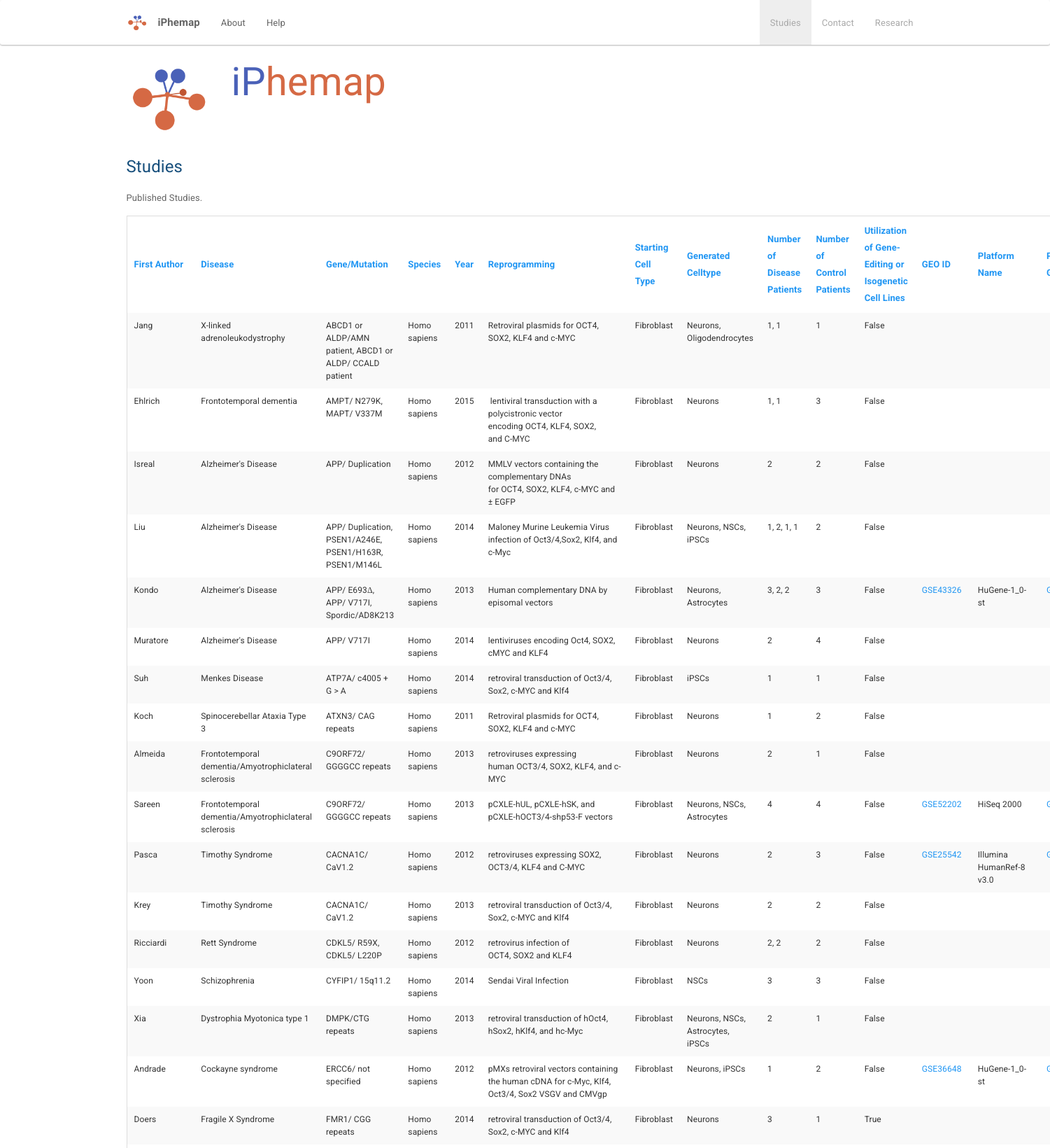
The page /studies?sort=snp (upper part) on the database its author committed.
### ipscdb/models.py (models this page shows, shortened)
class Study(models.Model):
  first_author        = models.CharField(max_length=1000)
  disease             = models.CharField(max_length=1000)
  snp                 = models.CharField(max_length=1000)
  species             = models.CharField(max_length=1000)
  year                = models.IntegerField(default=0)
  reprogramming_type  = models.CharField(max_length=1000)
  starting_cell_type  = models.CharField(max_length=1000)
  target_cell_type    = models.CharField(max_length=1000)
  disease_patients    = models.CharField(max_length=1000)
  control_patients    = models.CharField(max_length=1000)
  utilization         = models.BooleanField(default=False)
  geoid               = models.CharField(max_length=1000)
  platform_name       = models.CharField(max_length=1000)
  platform_geo_id     = models.CharField(max_length=1000)
  pmid                = models.IntegerField(default=0)
  class Meta:
    ordering          = ('year',)

### ipscdb/views.py (the view)
# urls.py: url(r'^studies$', views.studies),
def studies(request):
    pmid = request.GET.get('pmid', 0)
    sort_mode = request.GET.get('sort', '')
    studies = Study.objects.all()
    if sort_mode:
        try:
            studies = studies.order_by(sort_mode)
        except: pass
    return render_to_response('ipscdb/studies.html', {
        'studies' : studies,
        'selected_pmid' : int(pmid),
        'request' : {'path' : request.path},
        })

### ipscdb/templates/ipscdb/studies.html (shortened to what this page needs)
{% extends "ipscdb/default.html" %}
{% block content %}
<h4>Studies</h4>
<p>Published Studies.</p>
<div>
  <table class="responsive">
    <tr>
      <th><a href="studies?sort=first_author">First Author</a></th>
      <th><a href="studies?sort=disease">Disease</a></th>
      <th><a href="studies?sort=snp">Gene/Mutation</a></th>
      <th><a href="studies?sort=species">Species</a></th>
      <th><a href="studies?sort=year">Year</a></th>
      <th><a href="studies?sort=reprogramming_type">Reprogramming</a></th>
      <th><a href="studies?sort=starting_cell_type">Starting Cell Type </a></th>
      <th><a href="studies?sort=target_cell_type">Generated Celltype</a></th>
      <th><a href="studies?sort=disease_patients">Number of Disease Patients</a></th>
      <th><a href="studies?sort=control_patients">Number of Control Patients</a></th>
      <th><a href="studies?sort=utilization">Utilization of Gene-Editing or Isogenetic Cell Lines </a></th>
      <th><a href="studies?sort=geoid">GEO ID</a></th>
      <th><a href="studies?sort=platform_name">Platform Name</a></th>
      <th><a href="studies?sort=platform_geo_id">Platform GEO</a></th>
    </tr>
    {% for study in studies %}
      {% if study.pmid == selected_pmid %}
      <tr style="border: 3px solid #000;" id="{{ study.pmid }}">
      {% else %}
      <tr id="{{ study.pmid }}">
      {% endif %}
        <td>{{ study.first_author       }}</td>
        <td>{{ study.disease            }}</td>
        <td>{{ study.snp                }}</td>
        <td>{{ study.species            }}</td>
        <td>{{ study.year               }}</td>
        <td>{{ study.reprogramming_type }}</td>
        <td>{{ study.starting_cell_type }}</td>
        <td>{{ study.target_cell_type   }}</td>
        <td>{{ study.disease_patients   }}</td>
        <td>{{ study.control_patients   }}</td>
        <td>{{ study.utilization        }}</td>
        <td><a href="http://www.ncbi.nlm.nih.gov/geo/query/acc.cgi?acc={{ study.geoid }}">{{ study.geoid }}</a></td>
        <td>{{ study.platform_name     }}</td>
        <td><a href="http://www.ncbi.nlm.nih.gov/geo/query/acc.cgi?acc={{ study.platform_geo_id }}">{{ study.platform_geo_id }}</a></td>
      </tr>
    {% endfor %}
  </table>
</div>
{% endblock %}

### ipscdb/static/css/main.css (style rules this page uses)
body { background: #fff; font-family: Roboto; }
h4 { margin-bottom: 20px; color: #174f7c !important; }

### ipscdb/static/css/responsive-tables.css (style rules this page uses)
table th { font-weight: bold; }
table td,table th { padding: 9px 10px; text-align: left; }
table { border-collapse: collapse; border-spacing: 0; }
table { background: #fff; -moz-border-radius: 3px; -webkit-border-radius: 3px; border-radius: 3px; margin: 0 0 18px; border: 1px solid #ddd; }
table thead tr th,table tfoot tr th,table tbody tr td,table tr td,table tfoot tr td { font-size: 12px; line-height: 18px; text-align: left; }
table tbody tr:nth-child(even) { background: #f9f9f9; }
table tbody tr td { color: #333; padding: 9px 10px; vertical-align: top; border: none; }

### rows shown on the page
Study: first_author "Jang", disease "X-linked adrenoleukodystrophy", snp "ABCD1 or ALDP/AMN patient, ABCD1 or ALDP/ CCALD patient", species "Homo sapiens", year "2011", reprogramming_type "Retroviral plasmids for OCT4, SOX2, KLF4 and c-MYC", starting_cell_type "Fibroblast", target_cell_type "Neurons, Oligodendrocytes", disease_patients "1, 1", control_patients "1", utilization "False"
Study: first_author "Ehlrich", disease "Frontotemporal dementia", snp "AMPT/ N279K, MAPT/ V337M", species "Homo sapiens", year "2015", reprogramming_type "lentiviral transduction with a polycistronic vector encoding OCT4, KLF4, SOX2, and C-MYC", starting_cell_type "Fibroblast", target_cell_type "Neurons", disease_patients "1, 1", control_patients "3", utilization "False"
Study: first_author "Isreal", disease "Alzheimer's Disease", snp "APP/ Duplication", species "Homo sapiens", year "2012", reprogramming_type "MMLV vectors containing the complementary DNAs for OCT4, SOX2, KLF4, c-MYC and ± EGFP", starting_cell_type "Fibroblast", target_cell_type "Neurons", disease_patients "2", control_patients "2", utilization "False"
Study: first_author "Liu", disease "Alzheimer's Disease", snp "APP/ Duplication, PSEN1/A246E, PSEN1/H163R, PSEN1/M146L", species "Homo sapiens", year "2014", reprogramming_type "Maloney Murine Leukemia Virus infection of Oct3/4,Sox2, Klf4, and c-Myc", starting_cell_type "Fibroblast", target_cell_type "Neurons, NSCs, iPSCs", disease_patients "1, 2, 1, 1", control_patients "2", utilization "False"
Study: first_author "Kondo", disease "Alzheimer's Disease", snp "APP/ E693Δ, APP/ V717I, Spordic/AD8K213", species "Homo sapiens", year "2013", reprogramming_type "Human complementary DNA by episomal vectors", starting_cell_type "Fibroblast", target_cell_type "Neurons, Astrocytes", disease_patients "3, 2, 2", control_patients "3", utilization "False", geoid "GSE43326", platform_name "HuGene-1_0-st"
Study: first_author "Muratore", disease "Alzheimer's Disease", snp "APP/ V717I", species "Homo sapiens", year "2014", reprogramming_type "lentiviruses encoding Oct4, SOX2, cMYC and KLF4", starting_cell_type "Fibroblast", target_cell_type "Neurons", disease_patients "2", control_patients "4", utilization "False"
Study: first_author "Suh", disease "Menkes Disease", snp "ATP7A/ c4005 + G > A", species "Homo sapiens", year "2014", reprogramming_type "retroviral transduction of Oct3/4, Sox2, c-MYC and Klf4", starting_cell_type "Fibroblast", target_cell_type "iPSCs", disease_patients "1", control_patients "1", utilization "False"
Study: first_author "Koch", disease "Spinocerebellar Ataxia Type 3", snp "ATXN3/ CAG repeats", species "Homo sapiens", year "2011", reprogramming_type "Retroviral plasmids for OCT4, SOX2, KLF4 and c-MYC", starting_cell_type "Fibroblast", target_cell_type "Neurons", disease_patients "1", control_patients "2", utilization "False"
Study: first_author "Almeida", disease "Frontotemporal dementia/Amyotrophiclateral sclerosis", snp "C9ORF72/ GGGGCC repeats", species "Homo sapiens", year "2013", reprogramming_type "retroviruses expressing human OCT3/4, SOX2, KLF4, and c-MYC", starting_cell_type "Fibroblast", target_cell_type "Neurons", disease_patients "2", control_patients "1", utilization "False"
Study: first_author "Sareen", disease "Frontotemporal dementia/Amyotrophiclateral sclerosis", snp "C9ORF72/ GGGGCC repeats", species "Homo sapiens", year "2013", reprogramming_type "pCXLE-hUL, pCXLE-hSK, and pCXLE-hOCT3/4-shp53-F vectors", starting_cell_type "Fibroblast", target_cell_type "Neurons, NSCs, Astrocytes", disease_patients "4", control_patients "4", utilization "False", geoid "GSE52202", platform_name "HiSeq 2000"
Study: first_author "Pasca", disease "Timothy Syndrome", snp "CACNA1C/ CaV1.2", species "Homo sapiens", year "2012", reprogramming_type "retroviruses expressing SOX2, OCT3/4, KLF4 and C-MYC", starting_cell_type "Fibroblast", target_cell_type "Neurons", disease_patients "2", control_patients "3", utilization "False", geoid "GSE25542", platform_name "Illumina HumanRef-8 v3.0"
Study: first_author "Krey", disease "Timothy Syndrome", snp "CACNA1C/ CaV1.2", species "Homo sapiens", year "2013", reprogramming_type "retroviral transduction of Oct3/4, Sox2, c-MYC and Klf4", starting_cell_type "Fibroblast", target_cell_type "Neurons", disease_patients "2", control_patients "2", utilization "False"
Study: first_author "Ricciardi", disease "Rett Syndrome", snp "CDKL5/ R59X, CDKL5/ L220P", species "Homo sapiens", year "2012", reprogramming_type "retrovirus infection of OCT4, SOX2 and KLF4", starting_cell_type "Fibroblast", target_cell_type "Neurons", disease_patients "2, 2", control_patients "2", utilization "False"
Study: first_author "Yoon", disease "Schizophrenia", snp "CYFIP1/ 15q11.2", species "Homo sapiens", year "2014", reprogramming_type "Sendai Viral Infection", starting_cell_type "Fibroblast", target_cell_type "NSCs", disease_patients "3", control_patients "3", utilization "False"
Study: first_author "Xia", disease "Dystrophia Myotonica type 1", snp "DMPK/CTG repeats", species "Homo sapiens", year "2013", reprogramming_type "retroviral transduction of hOct4, hSox2, hKlf4, and hc-Myc", starting_cell_type "Fibroblast", target_cell_type "Neurons, NSCs, Astrocytes, iPSCs", disease_patients "2", control_patients "1", utilization "False"
Study: first_author "Andrade", disease "Cockayne syndrome", snp "ERCC6/ not specified", species "Homo sapiens", year "2012", reprogramming_type "pMXs retroviral vectors containing the human cDNA for c-Myc, Klf4, Oct3/4, Sox2 VSGV and CMVgp", starting_cell_type "Fibroblast", target_cell_type "Neurons, iPSCs", disease_patients "1", control_patients "2", utilization "False", geoid "GSE36648", platform_name "HuGene-1_0-st"
Study: first_author "Doers", disease "Fragile X Syndrome", snp "FMR1/ CGG repeats", species "Homo sapiens", year "2014", reprogramming_type "retroviral transduction of Oct3/4, Sox2, c-MYC and Klf4", starting_cell_type "Fibroblast", target_cell_type "Neurons", disease_patients "3", control_patients "1", utilization "True"
